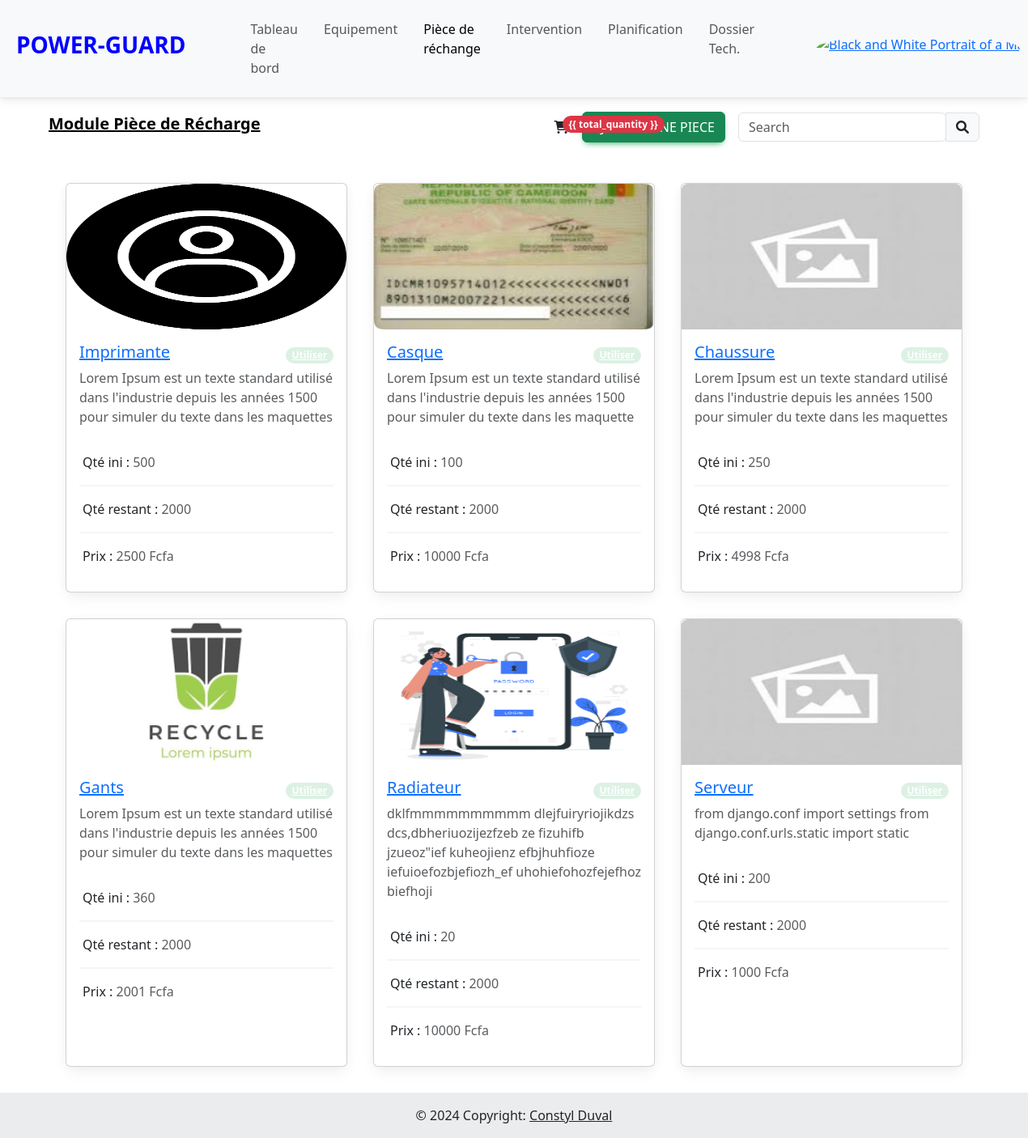
Before: /piece (signed in) with the older database file.
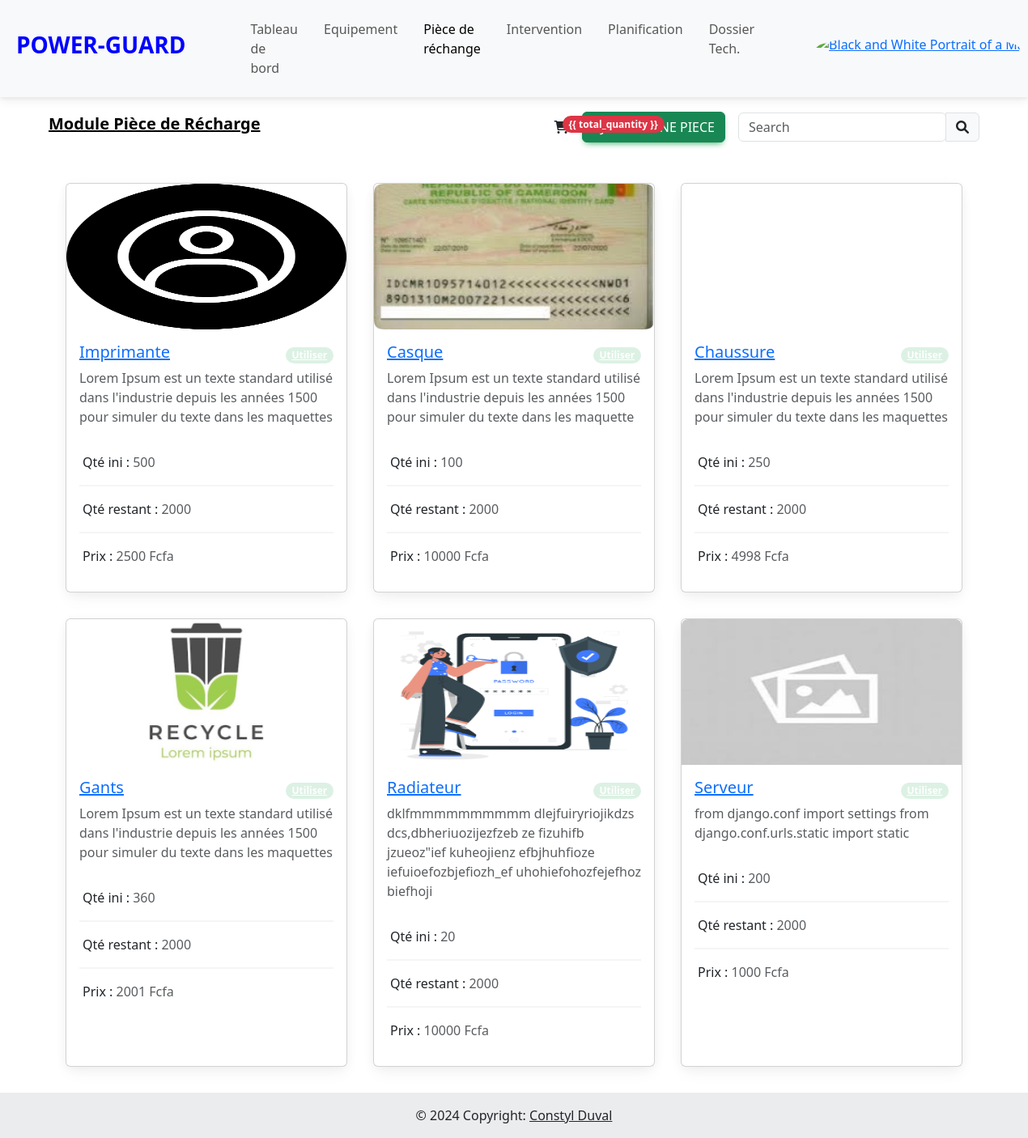
After: the same page with the newer database file.
### eneo_pages/models.py (models this page shows, shortened)
class Pièce(models.Model):
    nom=models.CharField(max_length=100)
    description = models.TextField()
    photo = models.ImageField(upload_to="image", blank=True, null=True)
    quantité_disponible = models.IntegerField()
    fournisseur=models.CharField(max_length=100, blank=True, null=True)
    prix_unitaire = models.IntegerField()
    date_création=models.DateTimeField(auto_now_add=True)
    date_modification=models.DateTimeField(auto_now=True)

### eneo_pages/views.py (the view)
# urls.py: path("piece", views.piece, name="piece"),
@login_required
def piece(request):
    context = {}
    q = request.GET.get("q")
    base_queryset = Pièce.objects.all()
    if q:
        s = PièceDocument.search().query(
            ESQ("multi_match",
                query=q,
                fields=['nom', 'description', 'fournisseur']
            )
        )
        es_results = s.to_queryset()
        db_results = base_queryset.filter(
            Q(nom__icontains=q) |
            Q(description__icontains=q) |
            Q(fournisseur__icontains=q)
        )
        liste_piece = (es_results & base_queryset) | db_results
    else:
        liste_piece = base_queryset
    context["liste_piece"] = liste_piece.distinct()
    return render(request, "pages/piece/piece.html", context)

### eneo_pages/context_processor.py (called while the page is built)
def piece_rechange(request):
    return{'piece_rechange': Session(request)}

### eneo_pages/templates/pages/piece/piece.html
{% extends "../../base/base.html" %}
{% load static %}
{% block body %}
    {% url 'ajouter_piece' as ajouter_piece_url %}
    {% url 'view_cart' as view_cart_url %}
    {% include "../../base/navbar2.html" with title='<a href="#" style="color: black;">Module Pièce de Récharge</a>' button='<button type="button" hx-get="'|add:ajouter_piece_url|add:'" hx-target="#dialog" class="btn btn-success me-3">Ajouter une piece</button>' button2='<a class="text-reset me-3" type="button" hx-get="'|add:view_cart_url|add:'"  hx-target="#dialog"><i class="fa-solid fa-cart-shopping"></i><span id="cart-quantity" class="badge rounded-pill badge-notification bg-danger">{{ total_quantity }}</span></a>' %}
    <div class="container">
        <div class="row py-3">
          {% if liste_piece %}
            {% for piece in liste_piece %}
            <div class="col-12 col-md-6 col-lg-4 col-xl-4 py-3 px-3 fade-out-up">
              <div class="card h-100 fade-out-up">
                <a  href="{% url 'detail_piece' piece.id %}" hx-get="{% url 'detail_piece' piece.id %}" hx-target="#dialog" hx-swap="innerHTML" data-mdb-toggle="modal">
                    <div class="bg-image hover-zoom">
                        <img src="{% if piece.photo %}{{ piece.photo.url }}{% else %}/static/img/empty.jpg{% endif %}" class="card-img-top" alt="Image Description" style="height: 180px;"/>
                    </div>
                    <div class="card-body">
                      <div class="d-flex justify-content-between align-items-center">
                        <h5 class="card-title">{{piece.nom|capfirst}}</h5>
                        <a class="badge rounded-pill badge-success" href="{% url 'add_to_cart' piece.id %}">Utiliser</a>
                      </div>
                      <p class="card-text text-muted">{{piece.description|truncatewords:20}}</p>
                      <ul class="list-group list-group-light">
                        <li class="list-group-item px-1">Qté ini : <span class="text-muted">{{piece.quantité_disponible}}</span></li>
                        <li class="list-group-item px-1">Qté restant : <span class="text-muted">2000</span></li>
                        <li class="list-group-item px-1">Prix : <span class="text-muted">{{piece.prix_unitaire}} Fcfa</span></li>
                      </ul>
                    </div>
                </a>
              </div>
            </div>
            {% endfor %}
            {% else %}
            <div class="text-center">
              <img src="{% static 'img/empty.gif' %}" alt="" style="height: 200px; width: 200px;" srcset="">
              <p colspan="9">Aucune pièce de rechange.</p>
            </div>
          {% endif %}
        </div>
    </div>
{% endblock %}

Changed rows visible on the page:
changed Pièce "Chaussure": photo: picture added in place of a placeholder
